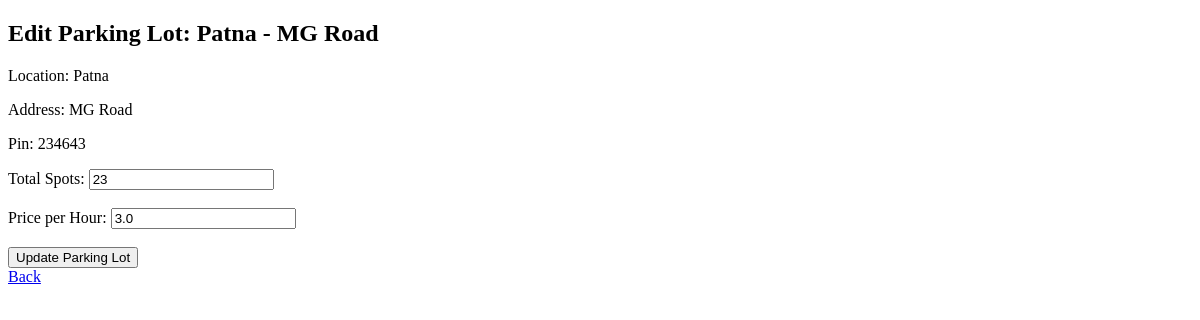
The app's page /admin/editParkingLot/2 (signed in), older data.
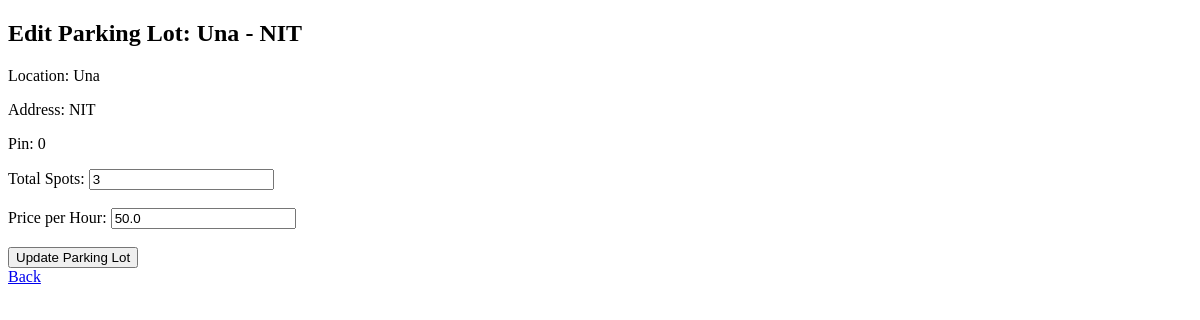
The same page, newer data.
### models.py (models this page shows)
class ParkingLot(db.Model):
    id = db.Column(db.Integer, primary_key=True)
    location = db.Column(db.String(120), nullable=False)
    address = db.Column(db.String(200), nullable=False)
    pin = db.Column(db.Integer, nullable=False)
    total_spots = db.Column(db.Integer, nullable=False)
    price = db.Column(db.Float, nullable=False)
    status = db.relationship(
        'ParkingStatus',
        backref='parking_lot',
        uselist=False,
        cascade="all, delete-orphan"
    )

### controllers/admin_controllers.py (the view, shortened to what this page needs)
@admin_bp.route('/editParkingLot/<int:lot_id>', methods=['GET', 'POST'])
@admin_required
def edit_parking_lot(lot_id):
    lot = ParkingLot.query.get(lot_id)
    if not lot: return "Parking lot not found!", 404
    error = None
    return render_template('editParkingLot.html', lot=lot, error=error)

### controllers/admin_controllers.py (called while the page is built)
def admin_required(f):
    @wraps(f)
    def decorated_function(*args, **kwargs):
        if 'user_id' not in session or not session.get('admin'):
            return redirect(url_for('auth.login'))
        return f(*args, **kwargs)
    return decorated_function

### templates/editParkingLot.html (shortened to what this page needs)
<!DOCTYPE html>
<html lang="en">
<head>
</head>
<body>
    <h2>Edit Parking Lot: {{ lot.location }} - {{ lot.address }}</h2>
    <form action="{{ url_for('admin.edit_parking_lot', lot_id=lot.id) }}" method="post">
        <p>Location: {{ lot.location }}</p>
        <p>Address: {{ lot.address }}</p>
        <p>Pin: {{ lot.pin }}</p>
        <label for="spots">Total Spots:</label>
        <input type="number" id="spots" name="spots" value="{{ lot.total_spots }}" required><br><br>
        <label for="price">Price per Hour:</label>
        <input type="number" step="0.01" id="price" name="price" value="{{ lot.price }}" required><br><br>
        <button type="submit">Update Parking Lot</button>
    </form>
    <a href="{{ url_for('admin.view_parking_lots') }}">Back</a>
</body>
</html>

Row changes from the older to the newer data that the page shows:
changed ParkingLot: location "Patna" → "Una"; address "MG Road" → "NIT"; pin "234643" → "0"; spots "23" → "3"; price "3.0" → "50.0"
